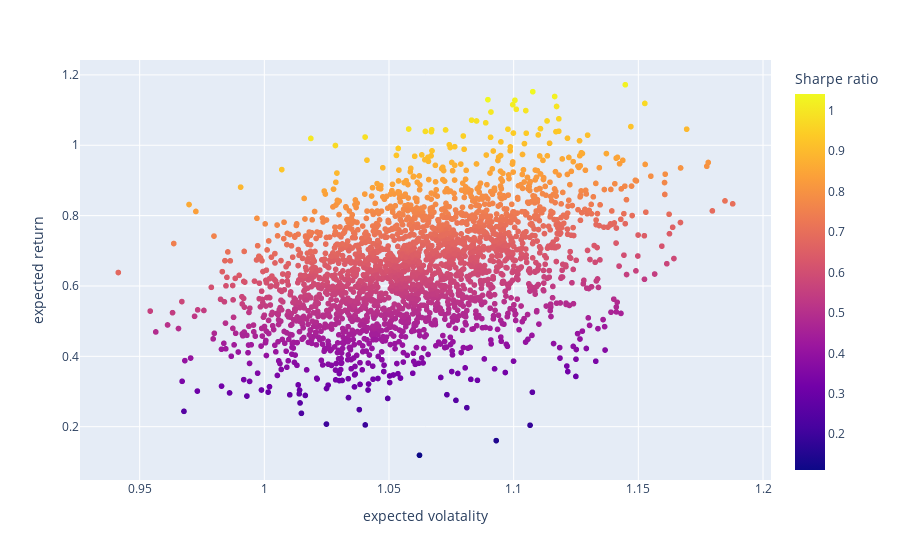

This figure's notebook cell:
### Markdown cell above
<h3>we implement a Monte Carlo simulation to generate random portfolio weight vectors on a larger scale. For every simulated allocation, we record the resulting expected portfolio return and variance</h3>

### Code cell
portfolio_returns = []
portfolio_volatility = []

for p in range(2500):
    weights = np.random.random(number_of_assets)
    weights /= np.sum(weights)
    portfolio_returns.append(np.sum(returns.mean() * weights) * 365)
    portfolio_volatility.append(np.sqrt(np.dot(weights.T, np.dot(returns.cov() * 365, weights))))

portfolio_returns = np.array(portfolio_returns)
portfolio_volatility = np.array(portfolio_volatility)

fig = go.Figure(px.scatter(x=portfolio_volatility, y=portfolio_returns, color=portfolio_returns/portfolio_volatility, labels={'x':'expected volatality', 'y': 'expected return', 'color': 'Sharpe ratio'}))
fig.show()

### Figure 1 — Plotly figure (JSON) as saved in the notebook; plotly's stock layout.template omitted (floating-point values rounded to 4 significant figures; data arrays with more than 128 entries replaced by an {"elided": "..."} marker saying what was removed)
{"data": [{"hovertemplate": "expected volatality=%{x}<br>expected return=%{y}<br>Sharpe ratio=%{marker.color}<extra></extra>", "legendgroup": "", "marker": {"color": {"elided": "2500 float values"}, "coloraxis": "coloraxis", "symbol": "circle"}, "mode": "markers", "name": "", "showlegend": false, "type": "scattergl", "x": {"elided": "2500 float values"}, "xaxis": "x", "y": {"elided": "2500 float values"}, "yaxis": "y"}], "layout": {"coloraxis": {"colorbar": {"title": {"text": "Sharpe ratio"}}, "colorscale": [[0, "#0d0887"], [0.1111, "#46039f"], [0.2222, "#7201a8"], [0.3333, "#9c179e"], [0.4444, "#bd3786"], [0.5556, "#d8576b"], [0.6667, "#ed7953"], [0.7778, "#fb9f3a"], [0.8889, "#fdca26"], [1, "#f0f921"]]}, "legend": {"tracegroupgap": 0}, "margin": {"t": 60}, "xaxis": {"anchor": "y", "domain": [0, 1], "title": {"text": "expected volatality"}}, "yaxis": {"anchor": "x", "domain": [0, 1], "title": {"text": "expected return"}}}}
